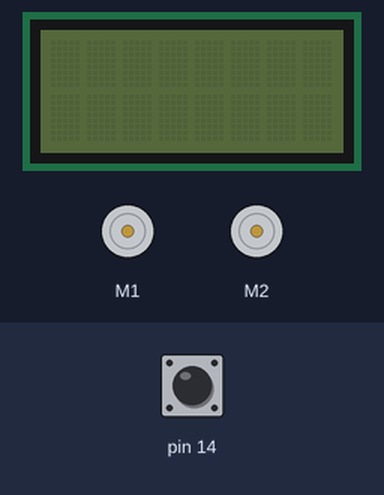
A sketch run on a simulated Arduino Leonardo, built with avr-gcc and run on an emulated ATmega32U4. Shown: 2 × DC motor (green arrow = forward, orange = backward, longer = faster), 8×2 character LCD. The test bench sets the inputs (shaded band); at power-on: pin 14 HIGH. What the sketch prints to the serial monitor is not drawn.

Above: at 0.8 s.
0.9 s: pin 14 pulled LOW for 0.15 s
At 2.1 s:
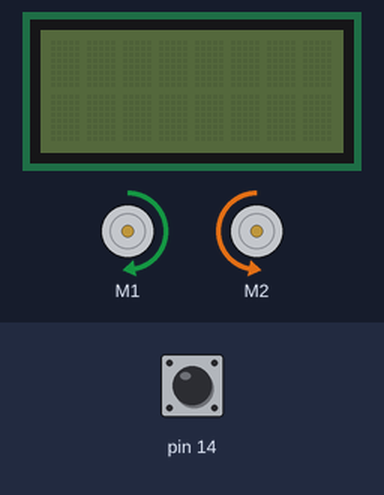
At 6.6 s:
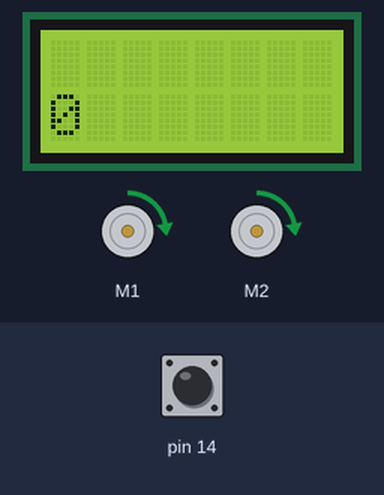
Timing chart, 0 to 8.1 s (numbered marks = the images above; inputs shaded):
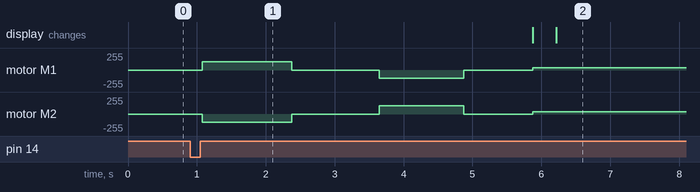

Measured:
- after the input at 0.9 s, motor M1: stopped → forward 127/255 after 0.18 s, → stopped 1.3 s later, → backward 127/255 1.3 s later, → stopped 1.2 s later, … (5 changes in this stretch); motor M2: stopped → backward 127/255 after 0.18 s, → stopped 1.3 s later, → forward 127/255 1.3 s later, → stopped 1.2 s later, … (5 changes in this stretch)

The sketch:

Oppgave_4.ino
```cpp
#include <Wire.h>
#include <Zumo32U4.h>

Zumo32U4Buzzer buzzer;
Zumo32U4LineSensors linesensor;
Zumo32U4Motors motors;
Zumo32U4ButtonA buttonA;

int maxSpeed = 400;
int positions;

#define NUM_SENSORS 5
unsigned int lineSensorValues[NUM_SENSORS];

Zumo32U4LCD display;


void setup() {

  Serial.begin(9600);


  linesensor.initFiveSensors();

  buttonA.waitForButton();

  calibrate();

  delay(1000);


}


void calibrate() {

  for (int i = 0; i < 150; i++) {

    linesensor.calibrate();

    if (i < 50) {
      motors.setSpeeds(200, -200);
    }

    if (i > 50 && i < 100) {
      motors.setSpeeds(0, 0);
    }

    if (i > 100) {
      motors.setSpeeds(-200, 200);
    }
  }
  motors.setSpeeds(0, 0);


}


void loop() {


  positions = linesensor.readLine(lineSensorValues);
  int lastPos = positions;
  int posDiff = abs( positions - lastPos );

  Serial.println(posDiff);

  int speeds = map(posDiff, 0, 2000, 0, 400);

  if (positions > 1950 && positions < 2050){
    motors.setSpeeds(200, 200);
    }

  // Hvis bilen er til høyre for teipen
  if (positions < 1950) {
    motors.setSpeeds(300, 50);

  }
  // Hvis bilen er til venstre for teipen
  if (positions > 2050) {
    motors.setSpeeds(50, 300);
  }
  else{
    motors.setSpeeds(50, 50);
    }


  display.clear();
  display.gotoXY(0, 1);
  display.print(positions);

}
```
